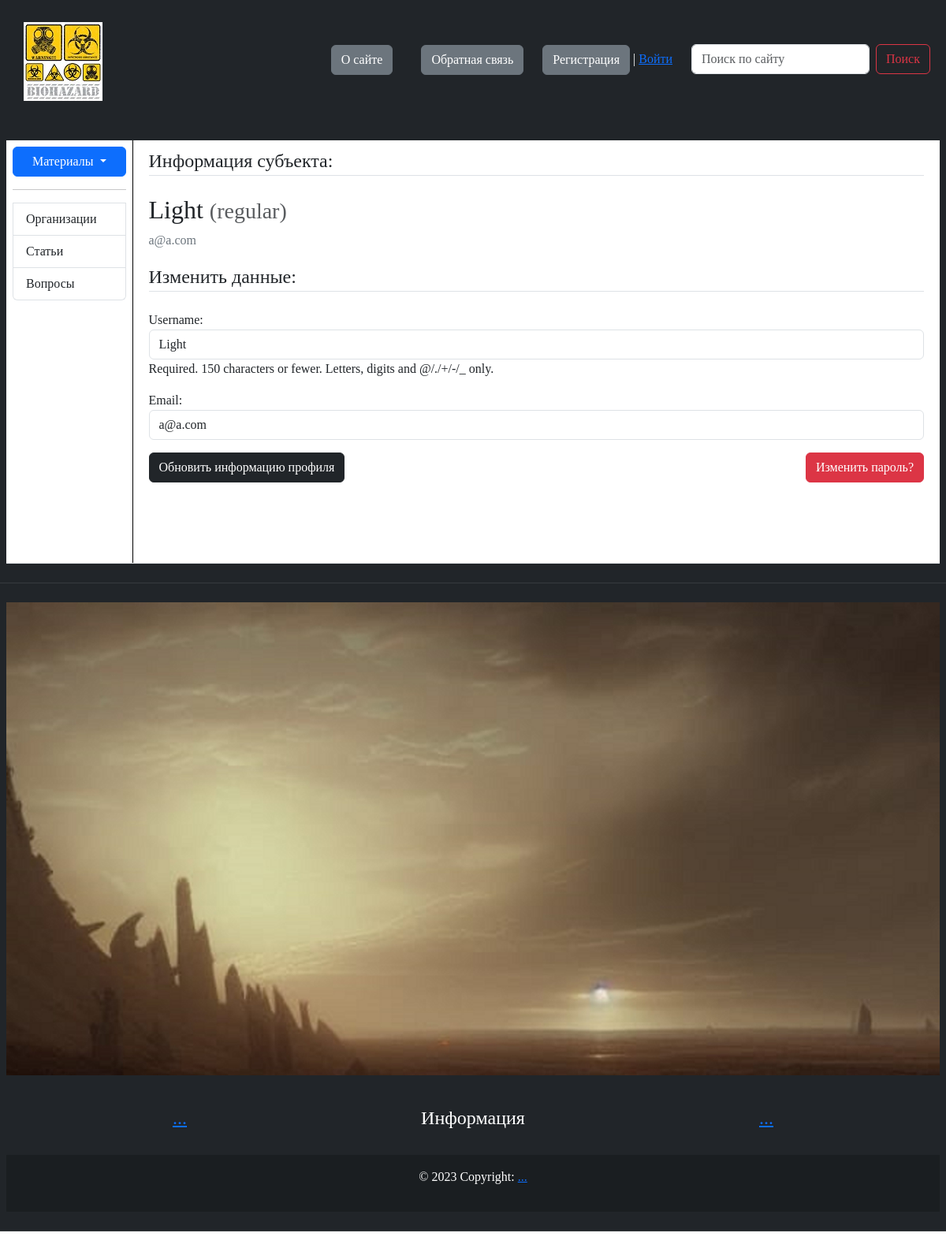
The app's page /users/profile/Light/ with its own data.
### users/models.py (models this page shows, shortened)
class CustomUser(AbstractUser):
    status_choose = (
        ("regular", "regular"),
        ("subscriber", "subscriber"),
        ("moderator", "moderator"),
    )
    email = models.EmailField(unique=True)
    status = models.CharField(max_length=50, choices=status_choose, default="regular")
    description = models.TextField("Описание", max_length=600, default="", blank=True)
    class Meta:
        verbose_name = "Пользователь"
        verbose_name_plural = "Пользователи"

### users/views.py (the view, shortened to what this page needs)
# urls.py: path("profile/<username>/", profile, name="profile"),
def profile(request, username):
    context = {"title": "Информация субъекта", "menu": ContextDataMenu}
    user = get_object_or_404(get_user_model(), username=username)
    context["user"] = user
    form = EditProfileForm(instance=user)
    context["form"] = form
    return render(request, "users/profile.html", context=context)

### users/forms.py
class EditProfileForm(forms.ModelForm):
    class Meta:
        model = get_user_model()
        fields = ("username", "email")
    def __init__(self, *args: Any, **kwargs: Any) -> None:
        super().__init__(*args, **kwargs)
        for field in self.fields:
            self.fields[field].widget.attrs["class"] = "form-control"

### users/templates/users/profile.html (shortened to what this page needs)
{% extends 'trash_app/base.html' %}
{% block content %}
<div class="content-section col-lg-12 col-md-12 col-sm-12 tutorial-style" style="min-height:65vh;">
    <legend class="border-bottom mb-4">{{ title }}:</legend>
    <form method="POST">
        <div class="media">
            <div class="media-body">
                <h2 class="account-heading">{{ user.username }}
                    <small class="text-muted">({{ user.status }})</small>
                </h2>
                <p class="text-secondary">{{ user.email }}</p>
            </div>
        </div>
        {% if user.username == form.instance.username %}
        <fieldset class="form-group">
            <legend class="border-bottom mb-4">Изменить данные:</legend>
            {{ form.as_p }}
        </fieldset>
        <button type="submit" class="btn btn-dark">Обновить информацию профиля</button>
        <a href="{% url 'password_change' %}" class="btn btn-danger" style="float: right;">Изменить пароль?</a>
        {% endif %}
    </form>
</div>
{% endblock %}

### records on screen
CustomUser: username "Light", status "regular", email "a@a.com"

### other values on screen
{{ element.title }} "О сайте" "Обратная связь"
{{ element.title }} "Организации" "Статьи" "Вопросы"
{{ title }} "Информация субъекта"
